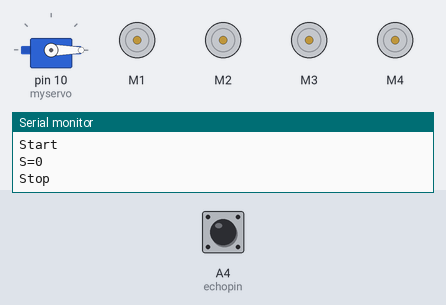
Bench run of a sketch on a simulated Arduino Leonardo, built with avr-gcc and run on an emulated ATmega32U4. Shown: servo, 4 × DC motor (green arrow = forward, orange = backward, longer = faster), the last lines printed to the serial monitor. The test bench sets the inputs (shaded band); at power-on: A4 (echopin) LOW.

Above: at 1.2 s.
1.3 s: A4 (echopin) pulsed HIGH 2 times (0.12 s each, 0.3 s apart)
At 3.1 s:
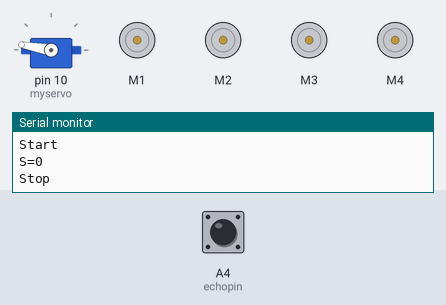
At 4.6 s:
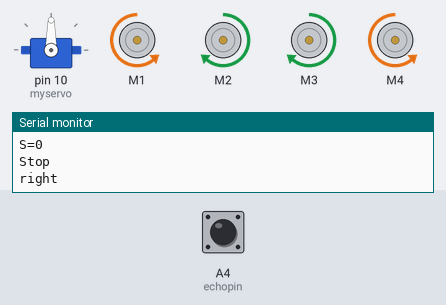
4.9 s: A4 (echopin) pulsed HIGH 5 times (0.12 s each, 0.3 s apart)
At 5.6 s:
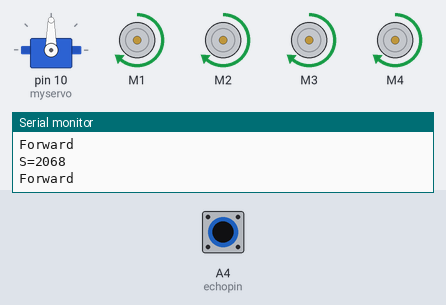
Timing chart, 0 to 17.7 s (numbered marks = the images above; inputs shaded):
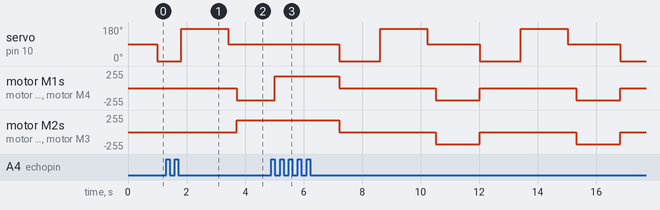

Measured:
- after the input at 1.3 s, motor M1, motor M4: stopped → backward 180/255 after 2.4 s instead of 3.0 s; motor M2, motor M3: stopped → forward 180/255 after 2.4 s

The sketch:

Obstacle_Avoiding_RobotSHU.ino
```cpp
#include "AFMotor.h"
#include <Servo.h>

#define echopin A4 // echo pin
#define trigpin A5 // Trigger pin

Servo myservo;

const int MOTOR_1 = 1;
const int MOTOR_2 = 2;
const int MOTOR_3 = 3;
const int MOTOR_4 = 4;

AF_DCMotor motor1(MOTOR_1, MOTOR12_64KHZ); // create motor object, 64KHz pwm
AF_DCMotor motor2(MOTOR_2, MOTOR12_64KHZ); // create motor object, 64KHz pwm
AF_DCMotor motor3(MOTOR_3, MOTOR12_64KHZ); // create motor object, 64KHz pwm
AF_DCMotor motor4(MOTOR_4, MOTOR12_64KHZ); // create motor object, 64KHz pwm
//===============================================================================
//  Initialization
//===============================================================================

int distance_L, distance_F, distance_R;
long distance;

int set = 20;

void setup() {
  Serial.begin(9600);           // Initialize serial port
  Serial.println("Start");

  myservo.attach(10);
  myservo.write(90);

  pinMode (trigpin, OUTPUT);
  pinMode (echopin, INPUT );

  motor1.setSpeed(180);          // set the motor speed to 0-255
  motor2.setSpeed(180);
  motor3.setSpeed(180);
  motor4.setSpeed(180);
}
//===============================================================================
//  Main
//===============================================================================
void loop() {
 distance_F = data();
 Serial.print("S=");
 Serial.println(distance_F);
  if (distance_F > set){
   Serial.println("Forward");
  motor1.run(FORWARD);         // turn it on going forward
  motor2.run(FORWARD);
  motor3.run(FORWARD);
  motor4.run(FORWARD);
    }
    else{found_obstacle();}
}


long data(){
  digitalWrite(trigpin, LOW);
  delayMicroseconds(2);
  digitalWrite(trigpin, HIGH);
  delayMicroseconds(10);
  distance = pulseIn (echopin, HIGH);
  return distance / 29 / 2;
}


void compareDistance(){
  if (distance_L > distance_R && distance_L > set){
    Serial.println("left");
    motor2.run(BACKWARD);   // turn it on going left
    motor3.run(BACKWARD);
    motor1.run(FORWARD);
    motor4.run(FORWARD);
      delay(700);
  }
  else if (distance_R > distance_L && distance_R > set){
    Serial.println("right");
    motor1.run(BACKWARD);  // the other right
    motor4.run(BACKWARD);
    motor3.run(FORWARD);
    motor2.run(FORWARD);
      delay(700);
  }
  else{
    Serial.println("back");
    motor1.run(BACKWARD);  // the other way
    motor2.run(BACKWARD);
    motor3.run(BACKWARD);
    motor4.run(BACKWARD);
    delay(1500);
    found_obstacle();
  }
}

void found_obstacle(){
    Serial.println("Stop");
    motor1.run(RELEASE);         // stopped
    motor2.run(RELEASE);
    motor3.run(RELEASE);
    motor4.run(RELEASE);

    myservo.write(0);
    delay(300);
    distance_R = data();
    delay(100);
    myservo.write(170);
    delay(500);
    distance_L = data();
    delay(100);
    myservo.write(90);
    delay(300);
    compareDistance();
}
```
